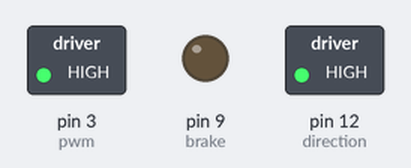
A sketch run on a simulated Arduino Uno, built with avr-gcc and run on an emulated ATmega328P. On the bench: switched loads named in the sketch (green lamp = pin HIGH), output pins drawn as LEDs (lit = HIGH).

Above: at 0.1 s.
Timing chart, 0 to 1.6 s (numbered marks = the images above):
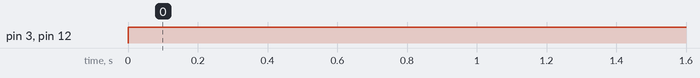

The sketch:

motor-shield.ino
```cpp
#define direction 12
#define pwm 3
#define brake 9

void setup() {
  pinMode(direction, OUTPUT);
  pinMode(pwm, OUTPUT);
  pinMode(brake, OUTPUT);
}

void loop() {
  analogWrite(pwm, 255);
  digitalWrite(brake, LOW);

  digitalWrite(direction, HIGH);
  // delay(3000);
  // digitalWrite(direction, LOW);
  // delay(3000);

  // digitalWrite(brake, HIGH);
  // delay(1000);
}
```

Measured:
- by itself, pin 3 (pwm), pin 12 (direction): LOW → HIGH at 0.00 s
